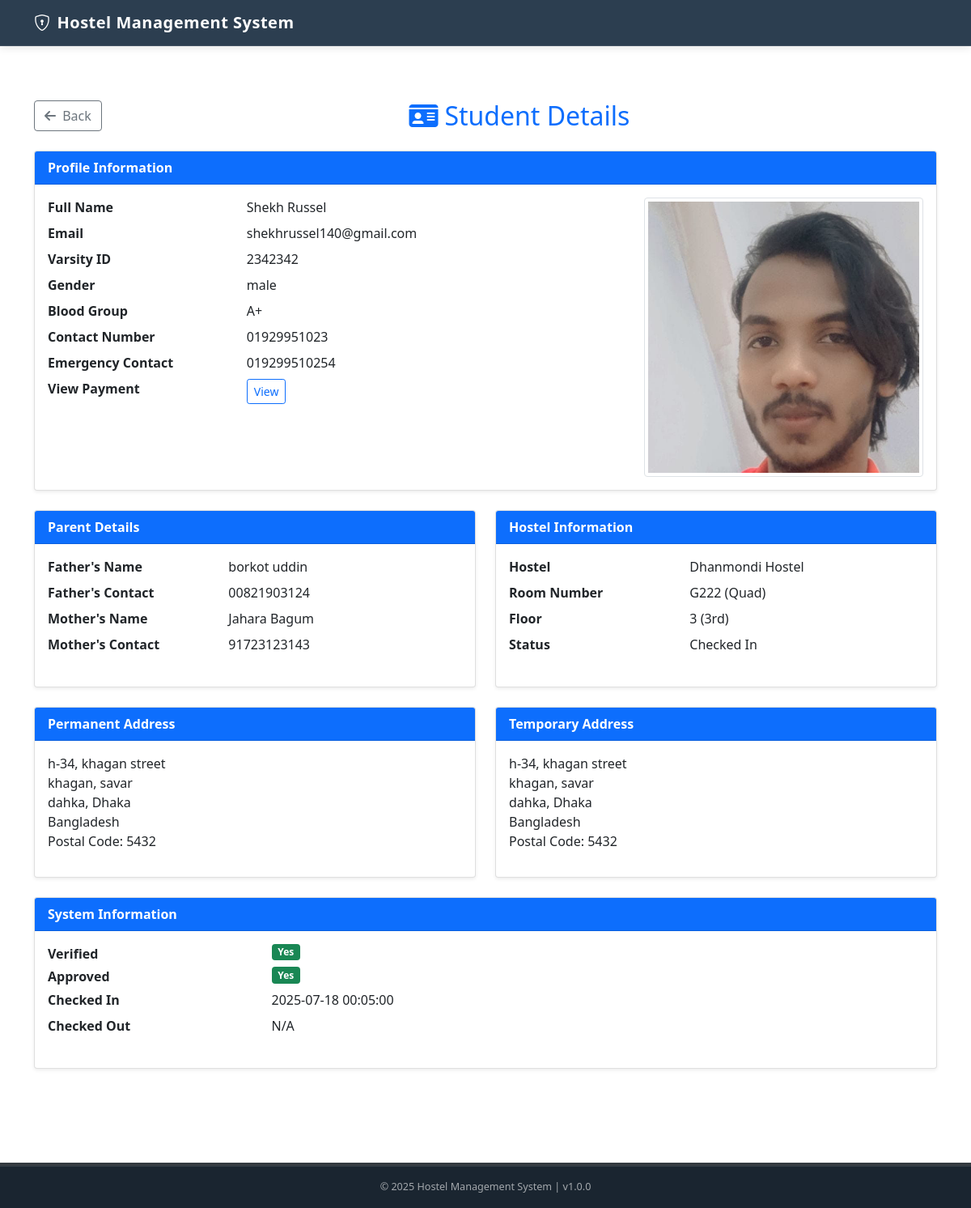
The page /admin/sections/students/view.php?id=28 (signed in) on the database its author committed.
### tables this page shows
CREATE TABLE `students` (
  `id` int(11) NOT NULL,
  `profile_image_url` varchar(255) DEFAULT NULL,
  `hostel_id` int(11) DEFAULT NULL,
  `room_id` int(11) DEFAULT NULL,
  `permanent_address_id` int(11) DEFAULT NULL,
  `temporary_address_id` int(11) DEFAULT NULL,
  `first_name` varchar(100) NOT NULL,
  `last_name` varchar(100) NOT NULL,
  `email` varchar(100) NOT NULL,
  `password` varchar(255) NOT NULL,
  `gender` enum('male','female','other') NOT NULL,
  `contact_number` varchar(255) NOT NULL,
  `is_verified` tinyint(1) DEFAULT 0,
  `is_approved` tinyint(1) DEFAULT 0,
  `verification_token` varchar(255) DEFAULT NULL,
  `varsity_id` varchar(255) NOT NULL,
  `department` varchar(100) DEFAULT NULL,
  `batch_year` varchar(20) DEFAULT NULL,
  `detail` varchar(255) DEFAULT NULL,
  `created_at` timestamp NOT NULL DEFAULT current_timestamp(),
  `updated_at` timestamp NOT NULL DEFAULT current_timestamp() ON UPDATE current_timestamp(),
  `is_checked_in` tinyint(1) DEFAULT 0,
  `is_checked_out` tinyint(1) DEFAULT 0,
  `check_in_at` datetime DEFAULT NULL,
  `check_out_at` datetime DEFAULT NULL,
  `father_name` varchar(100) DEFAULT NULL,
  `mother_name` varchar(100) DEFAULT NULL,
  `father_contact` varchar(20) DEFAULT NULL,
  `mother_contact` varchar(20) DEFAULT NULL,
  `emergency_contact` varchar(20) DEFAULT NULL,
  `blood_group` enum('A+','A-','B+','B-','AB+','AB-','O+','O-','Unknown') DEFAULT 'Unknown',
  `floor_id` int(11) DEFAULT NULL,
  `reset_token` varchar(255) DEFAULT NULL,
  `reset_expires` datetime DEFAULT NULL
);

CREATE TABLE `hostels` (
  `id` int(11) NOT NULL,
  `hostel_incharge_id` int(11) DEFAULT NULL,
  `address_id` int(11) DEFAULT NULL,
  `hostel_name` varchar(100) NOT NULL,
  `hostel_type` enum('male','female') NOT NULL,
  `contact_number` varchar(20) NOT NULL,
  `email` varchar(100) DEFAULT NULL,
  `capacity` int(11) DEFAULT 0,
  `amenities` text DEFAULT NULL,
  `created_at` timestamp NOT NULL DEFAULT current_timestamp(),
  `updated_at` timestamp NOT NULL DEFAULT current_timestamp() ON UPDATE current_timestamp()
);

CREATE TABLE `rooms` (
  `id` int(11) NOT NULL,
  `room_type_id` int(11) DEFAULT NULL,
  `floor_id` int(11) DEFAULT NULL,
  `room_number` varchar(20) NOT NULL,
  `max_capacity` int(11) NOT NULL,
  `created_at` timestamp NOT NULL DEFAULT current_timestamp(),
  `updated_at` timestamp NOT NULL DEFAULT current_timestamp() ON UPDATE current_timestamp(),
  `hostel_id` int(11) DEFAULT NULL
);

CREATE TABLE `room_types` (
  `id` int(11) NOT NULL,
  `type_name` varchar(100) NOT NULL,
  `description` text NOT NULL,
  `default_capacity` int(11) NOT NULL,
  `created_at` timestamp NOT NULL DEFAULT current_timestamp(),
  `updated_at` timestamp NOT NULL DEFAULT current_timestamp() ON UPDATE current_timestamp(),
  `buffer_limit` int(11) NOT NULL DEFAULT 0,
  `hostel_id` int(11) DEFAULT NULL
);

CREATE TABLE `floors` (
  `id` int(11) NOT NULL,
  `hostel_id` int(11) DEFAULT NULL,
  `floor_number` int(11) NOT NULL,
  `floor_name` varchar(100) DEFAULT NULL,
  `created_at` timestamp NOT NULL DEFAULT current_timestamp(),
  `updated_at` timestamp NOT NULL DEFAULT current_timestamp() ON UPDATE current_timestamp()
);

CREATE TABLE `addresses` (
  `id` int(11) NOT NULL,
  `country_id` int(11) DEFAULT NULL,
  `state` varchar(100) DEFAULT NULL,
  `division` varchar(50) NOT NULL,
  `district` varchar(50) NOT NULL,
  `sub_district` varchar(50) NOT NULL,
  `village` varchar(50) NOT NULL,
  `postalcode` varchar(20) NOT NULL,
  `street` varchar(255) DEFAULT NULL,
  `house_no` varchar(255) DEFAULT NULL,
  `detail` varchar(255) DEFAULT NULL,
  `created_at` timestamp NOT NULL DEFAULT current_timestamp(),
  `updated_at` timestamp NOT NULL DEFAULT current_timestamp() ON UPDATE current_timestamp()
);

CREATE TABLE `countries` (
  `id` int(11) NOT NULL,
  `country_name` varchar(100) NOT NULL,
  `created_at` timestamp NOT NULL DEFAULT current_timestamp(),
  `updated_at` timestamp NOT NULL DEFAULT current_timestamp() ON UPDATE current_timestamp()
);

### admin/sections/students/view.php (the view, shortened to what this page needs)
<?php
require_once BASE_PATH . '/config/db.php';
$studentId = intval($_GET['id']);
$sql = "
    SELECT
        students.*,
        hostels.hostel_name,
        rooms.room_number,
        room_types.type_name AS room_type,
        floors.floor_number,
        floors.floor_name,
        perm_addr.*,
        perm_country.country_name AS perm_country_name,
        temp_addr.id AS temp_addr_id,
        temp_addr.country_id AS temp_country_id,
        temp_addr.state AS temp_state,
        temp_addr.division AS temp_division,
        temp_addr.district AS temp_district,
        temp_addr.sub_district AS temp_sub_district,
        temp_addr.village AS temp_village,
        temp_addr.postalcode AS temp_postalcode,
        temp_addr.street AS temp_street,
        temp_addr.house_no AS temp_house_no,
        temp_addr.detail AS temp_detail,
        temp_country.country_name AS temp_country_name,
        sp.id AS payment_id
    FROM students
    LEFT JOIN hostels ON students.hostel_id = hostels.id
    LEFT JOIN rooms ON students.room_id = rooms.id
    LEFT JOIN room_types ON rooms.room_type_id = room_types.id
    LEFT JOIN floors ON rooms.floor_id = floors.id
    LEFT JOIN addresses AS perm_addr ON students.permanent_address_id = perm_addr.id
    LEFT JOIN countries AS perm_country ON perm_addr.country_id = perm_country.id
    LEFT JOIN addresses AS temp_addr ON students.temporary_address_id = temp_addr.id
    LEFT JOIN countries AS temp_country ON temp_addr.country_id = temp_country.id
    LEFT JOIN student_payments AS sp ON sp.student_id = students.id
    WHERE students.id = ?
    LIMIT 1
";
$stmt = $conn->prepare($sql);
$stmt->bind_param('i', $studentId);
$stmt->execute();
$result = $stmt->get_result();
$student = $result->fetch_assoc();
$payment_id = $student['payment_id'];
?>
<head>
    <link rel="stylesheet" href="<?= BASE_PATH . '/vendor/bootstrap/css/bootstrap.min.css' ?>">
    <link rel="stylesheet" href="https://cdnjs.cloudflare.com/ajax/libs/font-awesome/6.4.0/css/all.min.css">
</head>
<div class="header">
    <?php
    require_once BASE_PATH . '/admin/includes/header_admin.php';
    ?>
</div>
<main class="container">
    <div class="d-flex justify-content-between align-items-center mb-4">
        <a href="javascript:history.back()" class="btn btn-outline-secondary">
            <i class="fas fa-arrow-left me-1"></i> Back
        </a>
        <h2 class="mb-0 text-primary">
            <i class="fas fa-id-card me-2"></i>Student Details
        </h2>
    </div>
    <div class="card mb-4 shadow-sm">
        <div class="card-header bg-primary text-white">Profile Information</div>
        <div class="card-body">
            <div class="row">
                <div class="col-md-8">
                    <dl class="row">
                        <dt class="col-sm-4">Full Name</dt>
                        <dd class="col-sm-8"><?= htmlspecialchars($student['first_name'] . ' ' . $student['last_name']) ?></dd>
                        <dt class="col-sm-4">Email</dt>
                        <dd class="col-sm-8"><?= htmlspecialchars($student['email']) ?></dd>
                        <dt class="col-sm-4">Varsity ID</dt>
                        <dd class="col-sm-8"><?= htmlspecialchars($student['varsity_id']) ?></dd>
                        <dt class="col-sm-4">Gender</dt>
                        <dd class="col-sm-8"><?= htmlspecialchars($student['gender']) ?></dd>
                        <dt class="col-sm-4">Blood Group</dt>
                        <dd class="col-sm-8"><?= htmlspecialchars($student['blood_group']) ?></dd>
                        <dt class="col-sm-4">Contact Number</dt>
                        <dd class="col-sm-8"><?= htmlspecialchars($student['contact_number']) ?></dd>
                        <dt class="col-sm-4">Emergency Contact</dt>
                        <dd class="col-sm-8"><?= htmlspecialchars($student['emergency_contact']) ?></dd>
                        <dt class="col-sm-4">View Payment</dt>
                        <dd class="col-sm-8">
                            <?php if (!empty($payment_id)) : ?>
                                <a href="<?= BASE_URL ?>/admin/sections/payments/view.php?id=<?= $payment_id ?>" class="btn btn-sm btn-outline-primary">View</a>
                            <?php else : ?>
                                <span class="text-muted">No payment found</span>
                            <?php endif; ?>
                        </dd>
                    </dl>
                </div>
                <div class="col-md-4 text-center">
                    <?php if ($student['profile_image_url']): ?>
                        <img src="<?= htmlspecialchars($student['profile_image_url']) ?>" alt="Profile Image" class="profile-img img-thumbnail">
                    <?php else: ?>
                        <div class="text-muted">No profile image</div>
                    <?php endif; ?>
                </div>
            </div>
        </div>
    </div>
    <div class="row">
        <div class="col-md-6">
            <div class="card mb-4 shadow-sm">
                <div class="card-header bg-primary text-white">Parent Details</div>
                <div class="card-body">
                    <dl class="row">
                        <dt class="col-sm-5">Father's Name</dt>
                        <dd class="col-sm-7"><?= htmlspecialchars($student['father_name'] ?? 'N/A') ?></dd>
                        <dt class="col-sm-5">Father's Contact</dt>
                        <dd class="col-sm-7"><?= htmlspecialchars($student['father_contact'] ?? 'N/A') ?></dd>
                        <dt class="col-sm-5">Mother's Name</dt>
                        <dd class="col-sm-7"><?= htmlspecialchars($student['mother_name'] ?? 'N/A') ?></dd>
                        <dt class="col-sm-5">Mother's Contact</dt>
                        <dd class="col-sm-7"><?= htmlspecialchars($student['mother_contact'] ?? 'N/A') ?></dd>
                    </dl>
                </div>
            </div>
        </div>
        <div class="col-md-6">
            <div class="card mb-4 shadow-sm">
                <div class="card-header bg-primary text-white">Hostel Information</div>
                <div class="card-body">
                    <dl class="row">
                        <dt class="col-sm-5">Hostel</dt>
                        <dd class="col-sm-7"><?= htmlspecialchars($student['hostel_name'] ?? 'N/A') ?></dd>
                        <dt class="col-sm-5">Room Number</dt>
                        <dd class="col-sm-7">
                            <?= htmlspecialchars(
                                !empty($student['room_number']) && !empty($student['room_type'])
                                    ? $student['room_number'] . ' (' . $student['room_type'] . ')'
                                    : 'N/A'
                            ) ?>
                        </dd>
                        <dt class="col-sm-5">Floor</dt>
                        <dd class="col-sm-7"><?= htmlspecialchars($student['floor_number'] ?? 'N/A') ?> (<?= htmlspecialchars($student['floor_name'] ?? 'N/A') ?>)</dd>
                        <dt class="col-sm-5">Status</dt>
                        <dd class="col-sm-7"><?= $student['is_checked_in'] ? 'Checked In' : 'Checked Out' ?></dd>
                    </dl>
                </div>
            </div>
        </div>
    </div>
    <div class="row">
        <div class="col-md-6">
            <div class="card mb-4 shadow-sm">
                <div class="card-header bg-primary text-white">Permanent Address</div>
                <div class="card-body">
                    <address>
                        <?= htmlspecialchars($student['house_no'] ?? '') ?>, <?= htmlspecialchars($student['street'] ?? '') ?><br>
                        <?= htmlspecialchars($student['village'] ?? '') ?>, <?= htmlspecialchars($student['sub_district'] ?? '') ?><br>
                        <?= htmlspecialchars($student['district'] ?? '') ?>, <?= htmlspecialchars($student['division'] ?? '') ?><br>
                        <?= htmlspecialchars($student['perm_country_name'] ?? 'N/A') ?><br>
                        Postal Code: <?= htmlspecialchars($student['postalcode'] ?? '') ?>
                    </address>
                </div>
            </div>
        </div>
        <div class="col-md-6">
            <div class="card mb-4 shadow-sm">
                <div class="card-header bg-primary text-white">Temporary Address</div>
                <div class="card-body">
                    <address>
                        <?= htmlspecialchars($student['temp_house_no'] ?? '') ?>, <?= htmlspecialchars($student['temp_street'] ?? '') ?><br>
                        <?= htmlspecialchars($student['temp_village'] ?? '') ?>, <?= htmlspecialchars($student['temp_sub_district'] ?? '') ?><br>
                        <?= htmlspecialchars($student['temp_district'] ?? '') ?>, <?= htmlspecialchars($student['temp_division'] ?? '') ?><br>
                        <?= htmlspecialchars($student['temp_country_name'] ?? 'N/A') ?><br>
                        Postal Code: <?= htmlspecialchars($student['temp_postalcode'] ?? '') ?>
                    </address>
                </div>
            </div>
        </div>
    </div>
    <div class="card mb-4 shadow-sm">
        <div class="card-header bg-primary text-white">System Information</div>
        <div class="card-body">
            <dl class="row">
                <dt class="col-sm-3">Verified</dt>
                <dd class="col-sm-9"><?= $student['is_verified'] ? '<span class="badge bg-success">Yes</span>' : '<span class="badge bg-danger">No</span>' ?></dd>
                <dt class="col-sm-3">Approved</dt>
                <dd class="col-sm-9"><?= $student['is_approved'] ? '<span class="badge bg-success">Yes</span>' : '<span class="badge bg-danger">No</span>' ?></dd>
                <dt class="col-sm-3">Checked In</dt>
                <dd class="col-sm-9"><?= $student['check_in_at'] ?? 'N/A' ?></dd>
                <dt class="col-sm-3">Checked Out</dt>
                <dd class="col-sm-9"><?= $student['check_out_at'] ?? 'N/A' ?></dd>
            </dl>
        </div>
    </div>
</main>
<footer class="footer">
    <div class="container">
        <div class="row">
            <div class="col-md-6">
                <p class="mb-0">&copy; <?= date('Y') ?> Student Management System</p>
            </div>
            <div class="col-md-6 text-md-end">
                <p class="mb-0">
                    <a href="#" class="text-white me-3"><i class="fas fa-question-circle"></i> Help</a>
                    <a href="#" class="text-white"><i class="fas fa-envelope"></i> Contact</a>
                </p>
            </div>
        </div>
    </div>
</footer>
<?php
require_once BASE_PATH . '/admin/includes/footer_admin.php';
?>

### admin/sections/students/view.php (style rules this page uses)
.header { background-color: #343a40; color: white; padding: 1rem 0; margin-bottom: 2rem; position: sticky; top: 0; left: 0; z-index: 1000; }
.footer { background-color: #343a40; color: white; padding: 1rem 0; margin-top: 2rem; }
.card-header { font-weight: 600; }
.profile-img { max-width: 150px; border-radius: 5px; }

### admin/includes/header_admin.php (style rules this page uses)
:root { --primary-dark: #2c3e50; --secondary-dark: #1a2530; --highlight-blue: #3c8dbc; }
main { padding-top: 60px; padding-bottom: 60px; min-height: 80vh; }

### rows shown on the page
students: first_name+last_name "Shekh Russel", email "shekhrussel140@gmail.com", varsity "2342342", gender "male", blood_group "A+", contact_number "01929951023", emergency_contact "019299510254", profile_image_url (picture), father_name "borkot uddin", father_contact "00821903124", mother_name "Jahara Bagum", mother_contact "91723123143", hostel.hostel_name "Dhanmondi Hostel", room.type_name "G222 (Quad)", floor.floor_number "3", floor.floor_name "3rd", permanent_address.house_no "h-34", permanent_address.street "khagan street", permanent_address.village "khagan", permanent_address.sub_district "savar", permanent_address.district "dahka", permanent_address.division "Dhaka", countries.country_name "Bangladesh", permanent_address.postalcode "5432", temporary_address.house_no "h-34", temporary_address.street "khagan street", temporary_address.village "khagan", temporary_address.sub_district "savar", temporary_address.district "dahka", temporary_address.division "Dhaka", temporary_address.postalcode "5432", check_in_at "2025-07-18 00:05:00", check_out_at "N/A"
